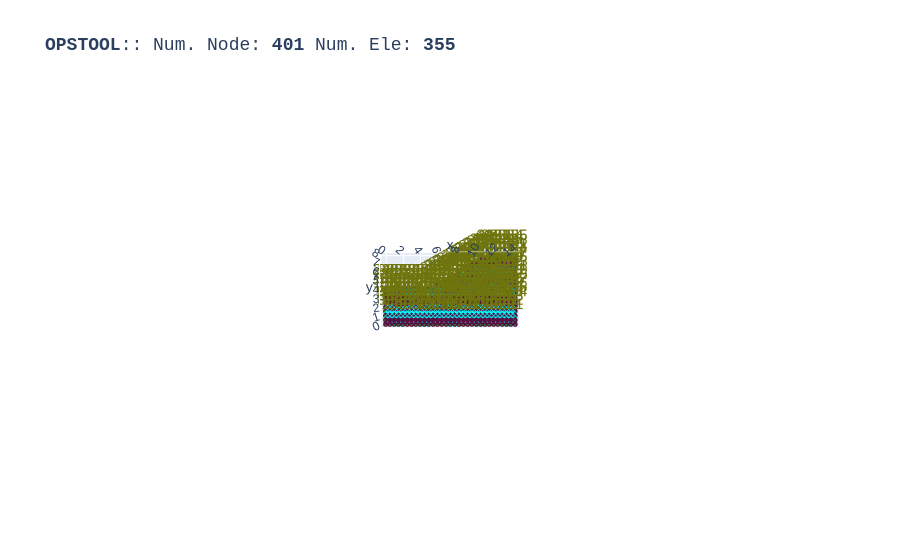

The code cell stored with this chart in its notebook:
### Code cell
opst.vis.plotly.plot_model(show_node_numbering=True, show_ele_numbering=False, show_nodal_loads = True)

### Figure 1 — Plotly figure (JSON) as saved in the notebook; plotly's stock layout.template omitted (floating-point values rounded to 4 significant figures; data arrays with more than 128 entries replaced by an {"elided": "..."} marker saying what was removed)
{"data": [{"color": "#00FFFF", "hoverinfo": "skip", "i": {"elided": "710 int values"}, "j": {"elided": "710 int values"}, "k": {"elided": "710 int values"}, "name": "ELE_TAG_FourNodeQuadWithSensitivity", "opacity": 1, "type": "mesh3d", "x": {"elided": "1420 float values"}, "y": {"elided": "1420 float values"}, "z": {"elided": "1420 float values"}}, {"connectgaps": false, "hoverinfo": "skip", "line": {"color": "black", "width": 1}, "mode": "lines", "name": "Edge", "type": "scatter3d", "x": {"elided": "2130 float values"}, "y": {"elided": "2130 float values"}, "z": {"elided": "2130 float values"}}, {"customdata": {"elided": "355 str values"}, "hovertemplate": "%{customdata}", "marker": {"color": "#00FFFF", "size": 3, "symbol": "diamond-open"}, "mode": "markers", "name": "ELE_TAG_FourNodeQuadWithSensitivity", "type": "scatter3d", "x": {"elided": "355 float values"}, "y": {"elided": "355 float values"}, "z": {"elided": "355 float values"}}, {"customdata": {"elided": "401 str values"}, "hovertemplate": "x: %{x}<br>y: %{y}<br>z: %{z} <br>nodeTag: %{customdata}", "marker": {"color": "#580f41", "size": 3, "symbol": "circle"}, "mode": "markers", "name": "Nodes", "type": "scatter3d", "x": {"elided": "401 float values"}, "y": {"elided": "401 float values"}, "z": {"elided": "401 float values"}}, {"mode": "text", "name": "Node Tag", "text": {"elided": "401 str values"}, "textfont": {"color": "#6e750e", "size": 15}, "type": "scatter3d", "x": {"elided": "401 float values"}, "y": {"elided": "401 float values"}, "z": {"elided": "401 float values"}}, {"connectgaps": false, "hoverinfo": "skip", "line": {"color": "#15b01a", "width": 1}, "mode": "lines", "name": "BC", "type": "scatter3d", "x": {"elided": "1176 float values"}, "y": {"elided": "1176 float values"}, "z": {"elided": "1176 float values"}}], "layout": {"autosize": true, "font": {"family": "Arial, sans-serif"}, "scene": {"aspectmode": "data", "camera": {"eye": {"x": 0, "y": -0.1, "z": 10}}, "dragmode": "pan", "xaxis": {"showbackground": false}, "yaxis": {"showbackground": false}, "zaxis": {"showbackground": true, "showgrid": true, "showticklabels": false, "ticks": "", "title": {"text": ""}, "visible": true}}, "showlegend": false, "title": {"font": {"family": "courier", "size": 18}, "text": "<b>OPSTOOL</b>:: Num. Node: <b>401</b> Num. Ele: <b>355</b>"}}}
